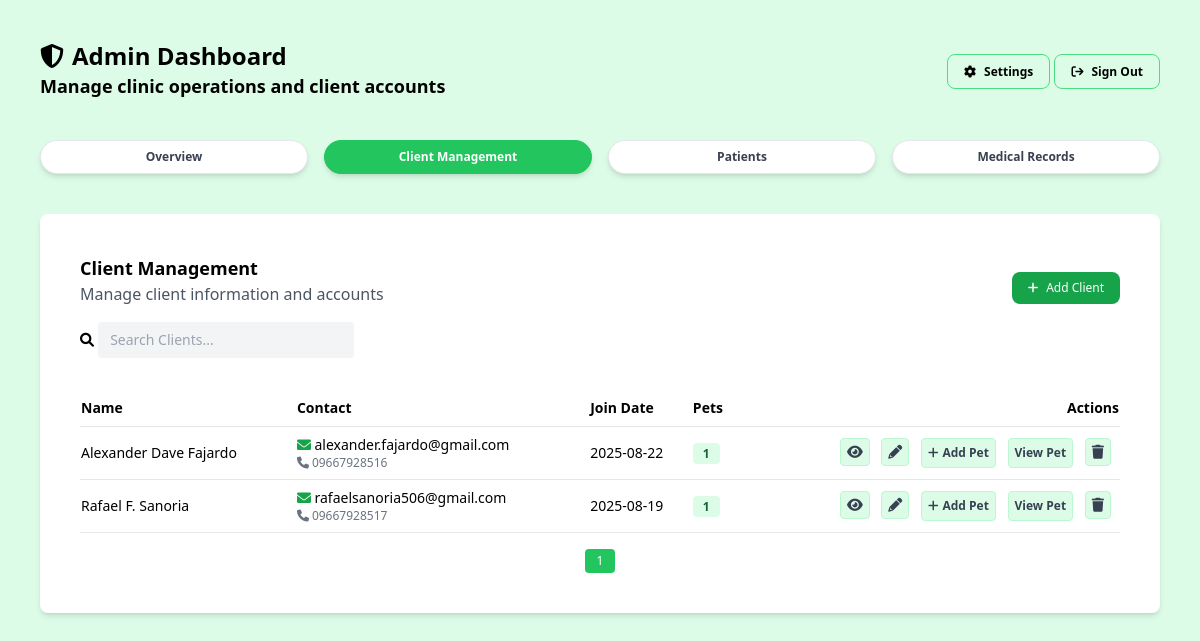
Before: /admin/client-management.php (signed in) with the older database file.
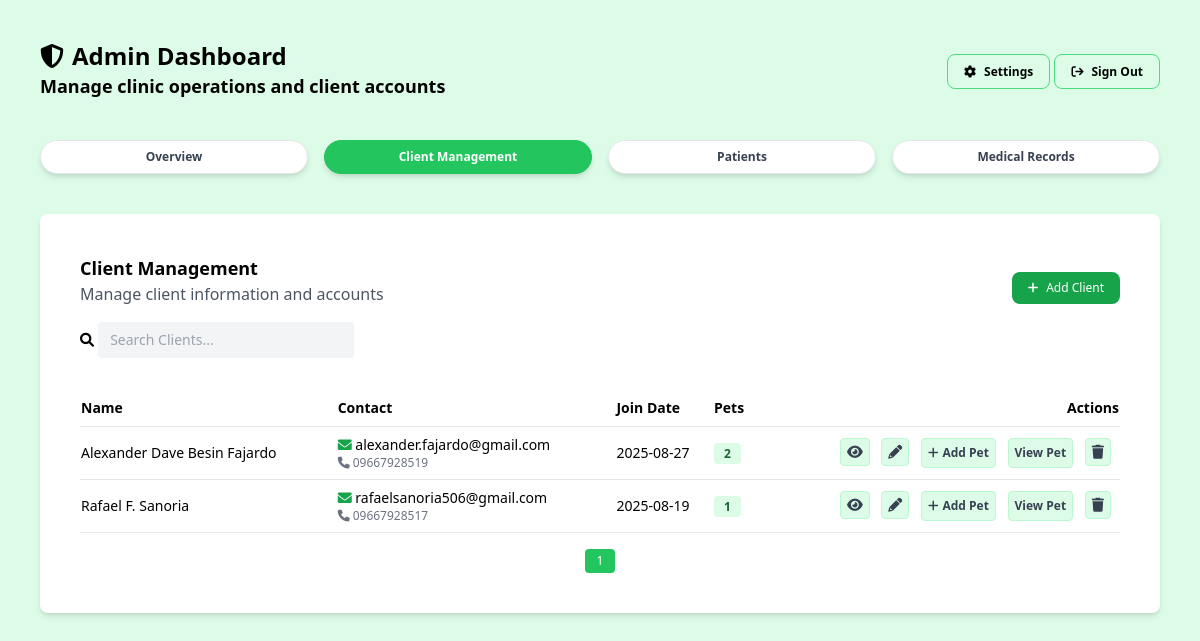
After: the same page with the newer database file.
### tables this page shows
CREATE TABLE `owners` (
  `id` bigint(20) NOT NULL,
  `user_id` bigint(20) DEFAULT NULL,
  `name` text NOT NULL,
  `email` text DEFAULT NULL,
  `phone` varchar(32) DEFAULT NULL,
  `emergency` varchar(32) DEFAULT NULL,
  `address` longtext NOT NULL,
  `created_at` timestamp NOT NULL DEFAULT current_timestamp() ON UPDATE current_timestamp(),
  `status` enum('active','inactive') NOT NULL DEFAULT 'active'
);

### helpers/fetch.php (called while the page is built, shortened)
<?php
function fetchAllData(PDO $pdo, string $query, array $params = []): array
{
    $stmt = $pdo->prepare($query);
    $stmt->execute($params);
    return $stmt->fetchAll(PDO::FETCH_ASSOC);
}

### admin/client-management.php (the view, shortened to what the changed rows need)
<?php
include_once '../config/config.php';
require_once '../helpers/fetch.php';
?>
<!DOCTYPE html>
<html lang="en">
<head>
    <script src="https://cdn.tailwindcss.com"></script>
    <link rel="stylesheet" href="../assets/css/global.css">
    <link rel="stylesheet" href="https://cdnjs.cloudflare.com/ajax/libs/font-awesome/6.0.0-beta3/css/all.min.css">
</head>
<body class="bg-green-100 w-full h-screen overflow-y-auto">
    <?php include_once '../includes/admin-header.php'; ?>
    <main class="p-10">
        <section class="p-10 bg-white rounded-lg shadow-md">
            <table class="w-full border-collapse">
                <thead>
                    <tr class="text-sm text-left border-b">
                        <th class="font-semibold py-2">Name</th>
                        <th class="font-semibold py-2">Contact</th>
                        <th class="font-semibold py-2">Join Date</th>
                        <th class="font-semibold py-2">Pets</th>
                        <th class="font-semibold py-2 text-right">Actions</th>
                    </tr>
                </thead>
                <tbody id="clientsBody">
                    <?php
                    $clients = fetchAllData($pdo, "SELECT
                                o.id AS owner_id,
                                o.user_id,
                                o.name,
                                o.email,
                                o.emergency,
                                o.phone,
                                o.created_at,
                                o.address,
                                GROUP_CONCAT(p.name SEPARATOR ', ') AS pets,
                                COUNT(p.id) AS pet_count
                            FROM owners o
                            LEFT JOIN pets p ON o.id = p.owner_id
                            GROUP BY o.id ORDER BY o.created_at DESC
                            ");
                    foreach ($clients as $client) {
                        echo '<tr class="border-b hover:bg-green-50 text-sm text-left">';
                        echo '<td class="py-2">' . htmlspecialchars($client['name']) . '</td>';
                        echo '<td class="py-2 flex flex-col">' . '<span><i class="fa-solid fa-envelope text-green-600"></i>&nbsp;' . htmlspecialchars($client['email']) . '</span>' . '<span class="text-gray-500 text-xs"><i class="fa-solid fa-phone">&nbsp;</i>' . htmlspecialchars($client['phone']) . '</span></td>';
                        echo '<td class="py-2">' . date('Y-m-d', strtotime($client['created_at'])) . '</td>';
                        echo '<td class="py-2"><span class="bg-green-100 text-green-800 text-xs font-semibold px-2.5 py-0.5 rounded">' . $client['pet_count'] . '</span></td>';
                        echo '<td class="py-2 text-right">
                                <button
                                    data-modal="viewModal"
                                    data-id="' . $client['owner_id'] . '"
                                    data-name="' . htmlspecialchars($client['name'] ?? '') . '"
                                    data-email="' . htmlspecialchars($client['email'] ?? '') . '"
                                    data-phone="' . htmlspecialchars($client['phone'] ?? '') . '"
                                    data-emergency="' . htmlspecialchars($client['emergency'] ?? '') . '"
                                    data-created="' . date('Y-m-d', strtotime($client['created_at'])) . '"
                                    data-address="' . htmlspecialchars($client['address'] ?? '') . '"
                                    data-petcount="' . $client['pet_count'] . '"
                                    data-pets="' . htmlspecialchars($client['pets'] ?? '') . '"
                                    class="open-modal fa-solid fa-eye text-gray-700 mr-2 bg-green-100 p-1.5 border rounded border-green-200 hover:bg-green-300">
                                </button>
                                <button class="open-update-modal fa-solid fa-pencil-alt text-gray-700 mr-2 bg-green-100 p-1.5 rounded border border-green-200 hover:bg-green-300" data-id="' . $client['owner_id'] . '"></button>
                                <button
                                data-owner="' . $client['owner_id'] . '"
                                class="open-pet-modal text-gray-700 mr-2 bg-green-100 text-xs font-semibold p-1.5 rounded border border-green-200 hover:bg-green-300">
                                <i class="fa-solid fa-plus mr-1"></i>Add Pet
                                </button>
                                 <button
                                    data-modal="viewPetModal"
                                    data-owner="' . $client['owner_id'] . '"
                                 class="open-modal text-gray-700 mr-2 bg-green-100 text-xs font-semibold p-1.5 rounded border border-green-200 hover:bg-green-300">View Pet</button>
                                <button
                                    class="open-delete-modal fa-solid fa-trash text-gray-700 mr-2 bg-green-100 p-1.5 border rounded border-green-200 hover:bg-red-400"
                                    data-id="' . $client['user_id'] . '"
                                    data-name="' . htmlspecialchars($client['name']) . '">
                                </button>
                            </td>';
                        echo '</tr>';
                    }
                    ?>
                </tbody>
            </table>
        </section>
    </main>
</body>
</html>

Changed rows visible on the page:
removed owners: name "Alexander Dave Fajardo", email "alexander.fajardo@gmail.com", phone "09667928516", created_at "2025-08-22", pet_count "1", emergency 9667928516 (drawn)
added owners: name "Alexander Dave Besin Fajardo", email "alexander.fajardo@gmail.com", phone "09667928519", created_at "2025-08-27", pet_count "2"
